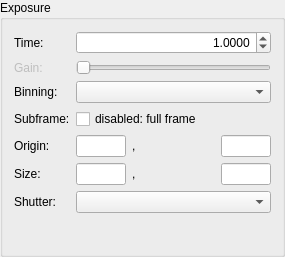
<?xml version="1.0" encoding="UTF-8"?>
<ui version="4.0">
 <class>ExposureWidget</class>
 <widget class="QGroupBox" name="ExposureWidget">
  <property name="geometry">
   <rect>
    <x>0</x>
    <y>0</y>
    <width>285</width>
    <height>257</height>
   </rect>
  </property>
  <property name="windowTitle">
   <string>GroupBox</string>
  </property>
  <property name="title">
   <string>Exposure</string>
  </property>
  <layout class="QFormLayout" name="formLayout">
   <item row="0" column="0">
    <widget class="QLabel" name="timeLabel">
     <property name="text">
      <string>Time:</string>
     </property>
    </widget>
   </item>
   <item row="0" column="1">
    <widget class="LogSpinBox" name="timeSpinBox">
     <property name="minimumSize">
      <size>
       <width>90</width>
       <height>0</height>
      </size>
     </property>
     <property name="alignment">
      <set>Qt::AlignRight|Qt::AlignTrailing|Qt::AlignVCenter</set>
     </property>
     <property name="decimals">
      <number>4</number>
     </property>
     <property name="minimum">
      <double>0.000100000000000</double>
     </property>
     <property name="maximum">
      <double>3600.000000000000000</double>
     </property>
     <property name="singleStep">
      <double>0.000100000000000</double>
     </property>
     <property name="value">
      <double>1.000000000000000</double>
     </property>
    </widget>
   </item>
   <item row="2" column="0">
    <widget class="QLabel" name="binningLabel">
     <property name="text">
      <string>Binning:</string>
     </property>
    </widget>
   </item>
   <item row="2" column="1">
    <widget class="QComboBox" name="binningComboBox"/>
   </item>
   <item row="3" column="0">
    <widget class="QLabel" name="subframeLabel">
     <property name="text">
      <string>Subframe:</string>
     </property>
    </widget>
   </item>
   <item row="3" column="1">
    <widget class="QCheckBox" name="subframeCheckBox">
     <property name="text">
      <string>disabled: full frame</string>
     </property>
    </widget>
   </item>
   <item row="4" column="0">
    <widget class="QLabel" name="originLabel">
     <property name="text">
      <string>Origin:</string>
     </property>
    </widget>
   </item>
   <item row="5" column="0">
    <widget class="QLabel" name="sizeLabel">
     <property name="text">
      <string>Size:</string>
     </property>
    </widget>
   </item>
   <item row="4" column="1">
    <widget class="QWidget" name="originWidget" native="true">
     <property name="minimumSize">
      <size>
       <width>120</width>
       <height>0</height>
      </size>
     </property>
     <layout class="QHBoxLayout" name="horizontalLayout">
      <property name="leftMargin">
       <number>0</number>
      </property>
      <property name="topMargin">
       <number>0</number>
      </property>
      <property name="rightMargin">
       <number>0</number>
      </property>
      <property name="bottomMargin">
       <number>0</number>
      </property>
      <item>
       <widget class="QLineEdit" name="originxField">
        <property name="maximumSize">
         <size>
          <width>50</width>
          <height>16777209</height>
         </size>
        </property>
        <property name="alignment">
         <set>Qt::AlignRight|Qt::AlignTrailing|Qt::AlignVCenter</set>
        </property>
       </widget>
      </item>
      <item>
       <widget class="QLabel" name="originSeparator">
        <property name="text">
         <string>,</string>
        </property>
       </widget>
      </item>
      <item>
       <widget class="QLineEdit" name="originyField">
        <property name="minimumSize">
         <size>
          <width>0</width>
          <height>0</height>
         </size>
        </property>
        <property name="maximumSize">
         <size>
          <width>50</width>
          <height>16777215</height>
         </size>
        </property>
        <property name="alignment">
         <set>Qt::AlignRight|Qt::AlignTrailing|Qt::AlignVCenter</set>
        </property>
       </widget>
      </item>
     </layout>
    </widget>
   </item>
   <item row="5" column="1">
    <widget class="QWidget" name="sizeWidget" native="true">
     <property name="minimumSize">
      <size>
       <width>120</width>
       <height>0</height>
      </size>
     </property>
     <layout class="QHBoxLayout" name="horizontalLayout_2">
      <property name="leftMargin">
       <number>0</number>
      </property>
      <property name="topMargin">
       <number>0</number>
      </property>
      <property name="rightMargin">
       <number>0</number>
      </property>
      <property name="bottomMargin">
       <number>0</number>
      </property>
      <item>
       <widget class="QLineEdit" name="widthField">
        <property name="maximumSize">
         <size>
          <width>50</width>
          <height>16777215</height>
         </size>
        </property>
        <property name="alignment">
         <set>Qt::AlignRight|Qt::AlignTrailing|Qt::AlignVCenter</set>
        </property>
       </widget>
      </item>
      <item>
       <widget class="QLabel" name="sizeSeparator">
        <property name="text">
         <string>,</string>
        </property>
       </widget>
      </item>
      <item>
       <widget class="QLineEdit" name="heightField">
        <property name="maximumSize">
         <size>
          <width>50</width>
          <height>16777215</height>
         </size>
        </property>
        <property name="alignment">
         <set>Qt::AlignRight|Qt::AlignTrailing|Qt::AlignVCenter</set>
        </property>
       </widget>
      </item>
     </layout>
    </widget>
   </item>
   <item row="6" column="0">
    <widget class="QLabel" name="shutterLabel">
     <property name="text">
      <string>Shutter:</string>
     </property>
    </widget>
   </item>
   <item row="6" column="1">
    <widget class="QComboBox" name="shutterComboBox"/>
   </item>
   <item row="1" column="0">
    <widget class="QLabel" name="gainLabel">
     <property name="enabled">
      <bool>false</bool>
     </property>
     <property name="text">
      <string>Gain:</string>
     </property>
    </widget>
   </item>
   <item row="1" column="1">
    <widget class="QSlider" name="gainSlider">
     <property name="enabled">
      <bool>false</bool>
     </property>
     <property name="minimumSize">
      <size>
       <width>120</width>
       <height>0</height>
      </size>
     </property>
     <property name="maximum">
      <number>100</number>
     </property>
     <property name="orientation">
      <enum>Qt::Horizontal</enum>
     </property>
    </widget>
   </item>
  </layout>
 </widget>
 <customwidgets>
  <customwidget>
   <class>LogSpinBox</class>
   <extends>QDoubleSpinBox</extends>
   <header>LogSpinBox.h</header>
  </customwidget>
 </customwidgets>
 <resources/>
 <connections>
  <connection>
   <sender>subframeCheckBox</sender>
   <signal>toggled(bool)</signal>
   <receiver>ExposureWidget</receiver>
   <slot>subframeToggled(bool)</slot>
   <hints>
    <hint type="sourcelabel">
     <x>246</x>
     <y>149</y>
    </hint>
    <hint type="destinationlabel">
     <x>266</x>
     <y>135</y>
    </hint>
   </hints>
  </connection>
 </connections>
 <slots>
  <slot>timeChanged(double)</slot>
  <slot>subframeToggled(bool)</slot>
 </slots>
</ui>
